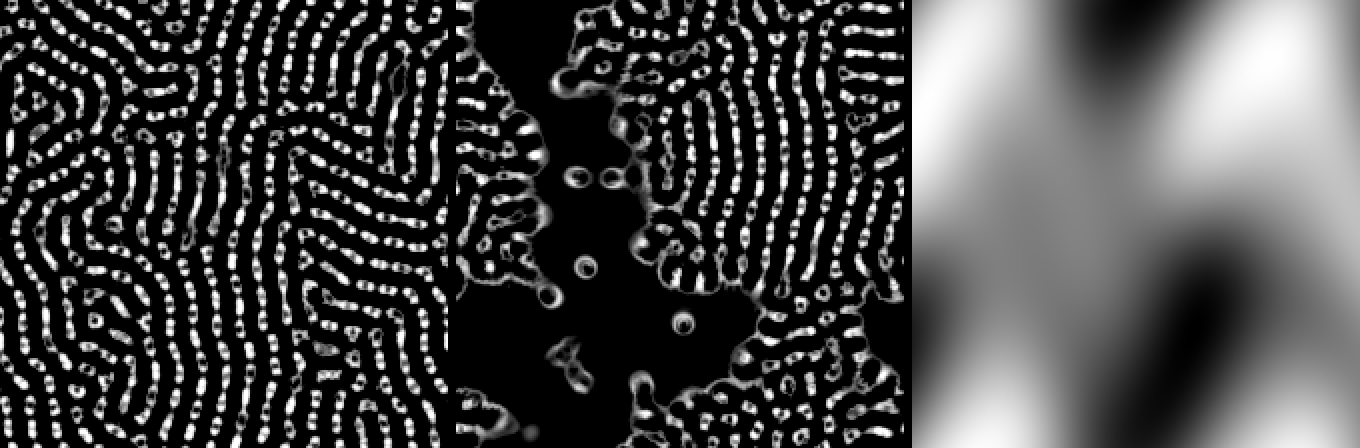

This figure's Python source:
import sys; sys.argv=[sys.argv[0]]
import os; sys.path.insert(0, os.path.dirname(os.path.abspath(__file__)))
import numpy as np
import forkD_lenia_model as m
from PIL import Image
N=224; m.N=N
yy,xx=np.mgrid[0:N,0:N]; m.uvx=(xx+.5)/N; m.uvy=(yy+.5)/N
p=(0.5,0.5,0.5,0.5); R,dt,mu,sig=m.params(p)
k=1.0/(3.0*R); X=xx.astype(float); Y=yy.astype(float); T=9.0
zone=0.5+0.25*(np.sin(X*k*1.1+T*0.045+np.sin(Y*k*0.8))+np.sin(Y*k*0.9-T*0.037+np.sin(X*k*1.3)))
print('zone range',zone.min(),zone.max(),'period px',2*np.pi/(k*1.1))
muL=mu+(zone-0.5)*0.02
outs={}
for name,mo in (('uniform',mu),('zones',muL)):
    S=None
    # run() returns stats only; reimplement to keep final field
    R,dt,_,_=m.params(p); FK=m.kernel(R); S=m.seed(R)
    mu_a=mo if np.ndim(mo) else np.full((N,N),mo); sg=mu_a*0.094
    for t in range(700):
        U=np.real(np.fft.ifft2(np.fft.fft2(S)*FK))
        Ssm=S+m.VISC*((np.roll(S,1,0)+np.roll(S,-1,0)+np.roll(S,1,1)+np.roll(S,-1,1))*0.25-S)
        time=t/60.0
        ph=(m.uvx*0.846+m.uvy*0.533)*(18+R)-time*(5+p[1]*10)
        pk=(0.5+0.5*np.sin(ph))**12*m.PACK
        S=np.clip(Ssm+dt*(2*np.exp(-0.5*((U-mu_a)/sg)**2)-1)+pk,0,1)
        S=np.maximum(S,m.spore(R,time,U))
    outs[name]=S
    print(name,'mean %.3f mid %.2f'%(S.mean(),((S>0.05)&(S<0.95)).mean()))
def img(a): return Image.fromarray((np.clip(a,0,1)*255).astype(np.uint8))
w=Image.new('L',(N*3+8,N))
w.paste(img(outs['uniform']),(0,0)); w.paste(img(outs['zones']),(N+4,0)); w.paste(img((zone-zone.min())/(zone.max()-zone.min())),(2*N+8,0))
w=w.resize((w.width*2,w.height*2),Image.NEAREST); w.save('forkD_lenia_zone_ab.png')
# local mean field by quadrant to quantify regime differences
for nm,a in outs.items():
    q=[a[i*N//2:(i+1)*N//2,j*N//2:(j+1)*N//2].mean() for i in range(2) for j in range(2)]
    print(nm,'quadrant means',np.round(q,3))
